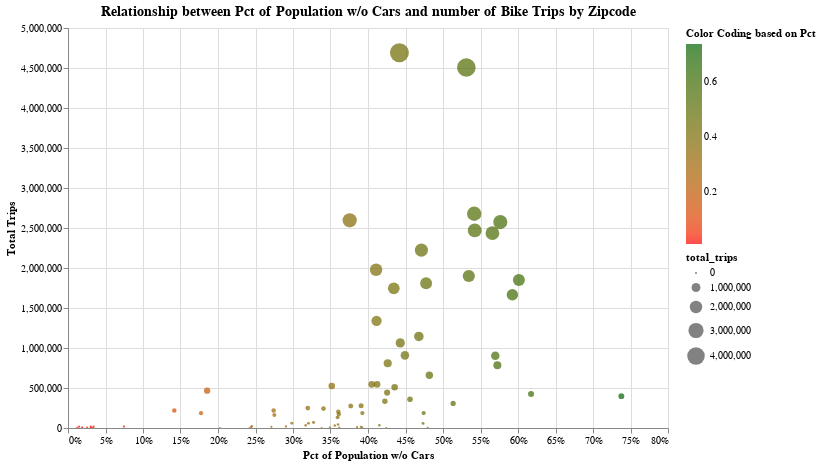

Notebook cell for this chart:
### Code cell
scatter = alt.Chart(dataframe, title ='Relationship between Pct of Population w/o Cars and number of Bike Trips by Zipcode').mark_circle(size=100).encode(
    x=alt.X('no_car_to_population_rate', axis=alt.Axis(labels=True, title="Pct of Population w/o Cars", format="%", ticks=True)),
    y=alt.Y('total_trips', axis=alt.Axis(labels=True, title="Total Trips", ticks=True)),
    size = 'total_trips',
    tooltip=[alt.Tooltip('total_trips', title='# Trips'),
            alt.Tooltip('no_car_to_population_rate', title='Pct of Population w/o Cars', format=".2%"), 
            alt.Tooltip('zip_code', title ='Zip Code')],
    color=alt.Color('no_car_to_population_rate', title="Color Coding based on Pct",
                   scale=alt.Scale(range=['red', 'darkgreen']))).interactive().properties(width=600, height=400)

scatter.configure_title(fontSize=14)

### Figure 1 — Vega-Lite specification as saved in the notebook (floating-point values rounded to 4 significant figures)
{"config": {"view": {"continuousWidth": 400, "continuousHeight": 300}, "title": {"fontSize": 14}}, "data": {"name": "data-259e7ff5b716c9d66b4c9c0049376a1d"}, "mark": {"type": "circle", "size": 100}, "encoding": {"color": {"field": "no_car_to_population_rate", "scale": {"range": ["red", "darkgreen"]}, "title": "Color Coding based on Pct", "type": "quantitative"}, "size": {"field": "total_trips", "type": "quantitative"}, "tooltip": [{"field": "total_trips", "title": "# Trips", "type": "quantitative"}, {"field": "no_car_to_population_rate", "format": ".2%", "title": "Pct of Population w/o Cars", "type": "quantitative"}, {"field": "zip_code", "title": "Zip Code", "type": "nominal"}], "x": {"axis": {"format": "%", "labels": true, "ticks": true, "title": "Pct of Population w/o Cars"}, "field": "no_car_to_population_rate", "type": "quantitative"}, "y": {"axis": {"labels": true, "ticks": true, "title": "Total Trips"}, "field": "total_trips", "type": "quantitative"}}, "height": 400, "selection": {"selector025": {"type": "interval", "bind": "scales", "encodings": ["x", "y"]}}, "title": "Relationship between Pct of Population w/o Cars and number of Bike Trips by Zipcode", "width": 600, "$schema": "https://vega.github.io/schema/vega-lite/v4.17.0.json", "datasets": {"data-259e7ff5b716c9d66b4c9c0049376a1d": [{"zip_code": "94102", "city": "San Francisco", "total_trips": 59638, "no_car_to_population_rate": 0.2984}, {"zip_code": "10010", "city": "New York City", "total_trips": 1808471, "no_car_to_population_rate": 0.4775}, {"zip_code": "10069", "city": "New York City", "total_trips": 57378, "no_car_to_population_rate": 0.4734}, {"zip_code": "10037", "city": "New York City", "total_trips": 4783, "no_car_to_population_rate": 0.3617}, {"zip_code": "11221", "city": "New York City", "total_trips": 70635, "no_car_to_population_rate": 0.3274}, {"zip_code": "10002", "city": "New York City", "total_trips": 2595885, "no_car_to_population_rate": 0.3756}, {"zip_code": "10005", "city": "New York City", "total_trips": 398019, "no_car_to_population_rate": 0.7378}, {"zip_code": "11238", "city": "New York City", "total_trips": 442778, "no_car_to_population_rate": 0.4255}, {"zip_code": "94063", "city": "Redwood City", "total_trips": 4996, "no_car_to_population_rate": 0.0255}, {"zip_code": "94103", "city": "San Francisco", "total_trips": 163701, "no_car_to_population_rate": 0.2751}, {"zip_code": "94107", "city": "San Francisco", "total_trips": 218514, "no_car_to_population_rate": 0.1417}, {"zip_code": "11103", "city": "New York City", "total_trips": 15143, "no_car_to_population_rate": 0.3905}, {"zip_code": "11237", "city": "New York City", "total_trips": 7, "no_car_to_population_rate": 0.4243}, {"zip_code": "94133", "city": "San Francisco", "total_trips": 23041, "no_car_to_population_rate": 0.245}, {"zip_code": "94108", "city": "San Francisco", "total_trips": 8608, "no_car_to_population_rate": 0.3922}, {"zip_code": "10007", "city": "New York City", "total_trips": 1063965, "no_car_to_population_rate": 0.443}, {"zip_code": "11216", "city": "New York City", "total_trips": 186805, "no_car_to_population_rate": 0.3925}, {"zip_code": "10004", "city": "New York City", "total_trips": 784428, "no_car_to_population_rate": 0.5725}, {"zip_code": "10012", "city": "New York City", "total_trips": 1900088, "no_car_to_population_rate": 0.5344}, {"zip_code": "10011", "city": "New York City", "total_trips": 4506026, "no_car_to_population_rate": 0.5311}, {"zip_code": "11206", "city": "New York City", "total_trips": 204461, "no_car_to_population_rate": 0.3604}, {"zip_code": "94040", "city": "Mountain View", "total_trips": 4978, "no_car_to_population_rate": 0.0303}, {"zip_code": "10028", "city": "New York City", "total_trips": 307141, "no_car_to_population_rate": 0.5135}, {"zip_code": "10128", "city": "New York City", "total_trips": 186132, "no_car_to_population_rate": 0.4742}, {"zip_code": "10009", "city": "New York City", "total_trips": 2223692, "no_car_to_population_rate": 0.4712}, {"zip_code": "10018", "city": "New York City", "total_trips": 1666108, "no_car_to_population_rate": 0.5925}, {"zip_code": "10016", "city": "New York City", "total_trips": 2573623, "no_car_to_population_rate": 0.5764}, {"zip_code": "94306", "city": "Palo Alto", "total_trips": 2444, "no_car_to_population_rate": 0.0123}, {"zip_code": "11102", "city": "New York City", "total_trips": 29947, "no_car_to_population_rate": 0.3557}, {"zip_code": "94104", "city": "San Francisco", "total_trips": 13811, "no_car_to_population_rate": 0.2444}, {"zip_code": "11106", "city": "New York City", "total_trips": 43651, "no_car_to_population_rate": 0.3601}, {"zip_code": "10003", "city": "New York City", "total_trips": 4691041, "no_car_to_population_rate": 0.4419}, {"zip_code": "10280", "city": "New York City", "total_trips": 424322, "no_car_to_population_rate": 0.6174}, {"zip_code": "11232", "city": "New York City", "total_trips": 7422, "no_car_to_population_rate": 0.3492}, {"zip_code": "11109", "city": "New York City", "total_trips": 3353, "no_car_to_population_rate": 0.4796}, {"zip_code": "11220", "city": "New York City", "total_trips": 959, "no_car_to_population_rate": 0.3383}, {"zip_code": "94105", "city": "San Francisco", "total_trips": 218162, "no_car_to_population_rate": 0.2742}, {"zip_code": "11105", "city": "New York City", "total_trips": 14979, "no_car_to_population_rate": 0.2712}, {"zip_code": "10282", "city": "New York City", "total_trips": 659895, "no_car_to_population_rate": 0.4818}, {"zip_code": "11231", "city": "New York City", "total_trips": 248550, "no_car_to_population_rate": 0.3197}, {"zip_code": "11217", "city": "New York City", "total_trips": 545582, "no_car_to_population_rate": 0.4121}, {"zip_code": "11211", "city": "New York City", "total_trips": 1339910, "no_car_to_population_rate": 0.4114}, {"zip_code": "95112", "city": "San Jose", "total_trips": 16937, "no_car_to_population_rate": 0.0304}, {"zip_code": "10463", "city": "New York City", "total_trips": 13, "no_car_to_population_rate": 0.2025}, {"zip_code": "11101", "city": "New York City", "total_trips": 277385, "no_car_to_population_rate": 0.3908}, {"zip_code": "10025", "city": "New York City", "total_trips": 275732, "no_car_to_population_rate": 0.377}, {"zip_code": "10027", "city": "New York City", "total_trips": 58351, "no_car_to_population_rate": 0.3206}, {"zip_code": "10021", "city": "New York City", "total_trips": 333613, "no_car_to_population_rate": 0.4225}, {"zip_code": "07302", "city": "New York City", "total_trips": 32, "no_car_to_population_rate": 0.2419}, {"zip_code": "10022", "city": "New York City", "total_trips": 1144810, "no_car_to_population_rate": 0.4678}, {"zip_code": "10014", "city": "New York City", "total_trips": 2470224, "no_car_to_population_rate": 0.5423}, {"zip_code": "10019", "city": "New York City", "total_trips": 2435754, "no_car_to_population_rate": 0.5659}, {"zip_code": "11225", "city": "New York City", "total_trips": 10836, "no_car_to_population_rate": 0.3855}, {"zip_code": "94043", "city": "Mountain View", "total_trips": 3318, "no_car_to_population_rate": 0.0331}, {"zip_code": "10075", "city": "New York City", "total_trips": 133951, "no_car_to_population_rate": 0.3595}, {"zip_code": "10029", "city": "New York City", "total_trips": 173310, "no_car_to_population_rate": 0.3612}, {"zip_code": "10001", "city": "New York City", "total_trips": 2677805, "no_car_to_population_rate": 0.5416}, {"zip_code": "95110", "city": "San Jose", "total_trips": 16919, "no_car_to_population_rate": 0.0148}, {"zip_code": "10038", "city": "New York City", "total_trips": 908000, "no_car_to_population_rate": 0.4492}, {"zip_code": "10017", "city": "New York City", "total_trips": 904063, "no_car_to_population_rate": 0.5697}, {"zip_code": "10036", "city": "New York City", "total_trips": 1848903, "no_car_to_population_rate": 0.6012}, {"zip_code": "10035", "city": "New York City", "total_trips": 32832, "no_car_to_population_rate": 0.3169}, {"zip_code": "10023", "city": "New York City", "total_trips": 808670, "no_car_to_population_rate": 0.4263}, {"zip_code": "95113", "city": "San Jose", "total_trips": 19005, "no_car_to_population_rate": 0.0746}, {"zip_code": "94111", "city": "San Francisco", "total_trips": 185748, "no_car_to_population_rate": 0.1773}, {"zip_code": "10026", "city": "New York City", "total_trips": 34905, "no_car_to_population_rate": 0.4151}, {"zip_code": "10024", "city": "New York City", "total_trips": 508831, "no_car_to_population_rate": 0.4355}, {"zip_code": "10013", "city": "New York City", "total_trips": 1746421, "no_car_to_population_rate": 0.4344}, {"zip_code": "11201", "city": "New York City", "total_trips": 1978042, "no_car_to_population_rate": 0.4108}, {"zip_code": "94041", "city": "Mountain View", "total_trips": 16383, "no_car_to_population_rate": 0.0342}, {"zip_code": "11233", "city": "New York City", "total_trips": 18460, "no_car_to_population_rate": 0.2906}, {"zip_code": "11205", "city": "New York City", "total_trips": 524642, "no_car_to_population_rate": 0.3517}, {"zip_code": "94301", "city": "Palo Alto", "total_trips": 7445, "no_car_to_population_rate": 0.0188}, {"zip_code": "10065", "city": "New York City", "total_trips": 359544, "no_car_to_population_rate": 0.456}, {"zip_code": "11222", "city": "New York City", "total_trips": 545838, "no_car_to_population_rate": 0.405}, {"zip_code": "10199", "city": "New York City", "total_trips": 466116, "no_car_to_population_rate": 0.1855}, {"zip_code": "11215", "city": "New York City", "total_trips": 242758, "no_car_to_population_rate": 0.3407}]}}
